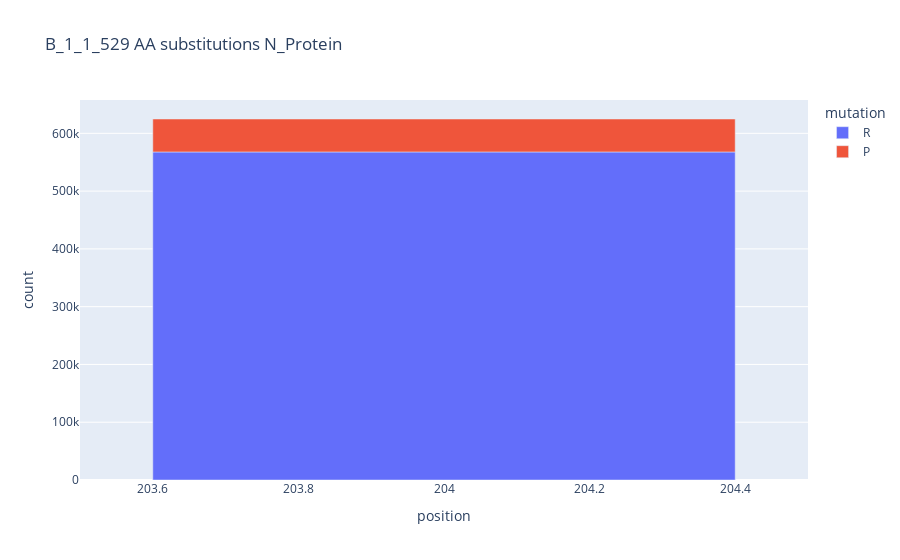
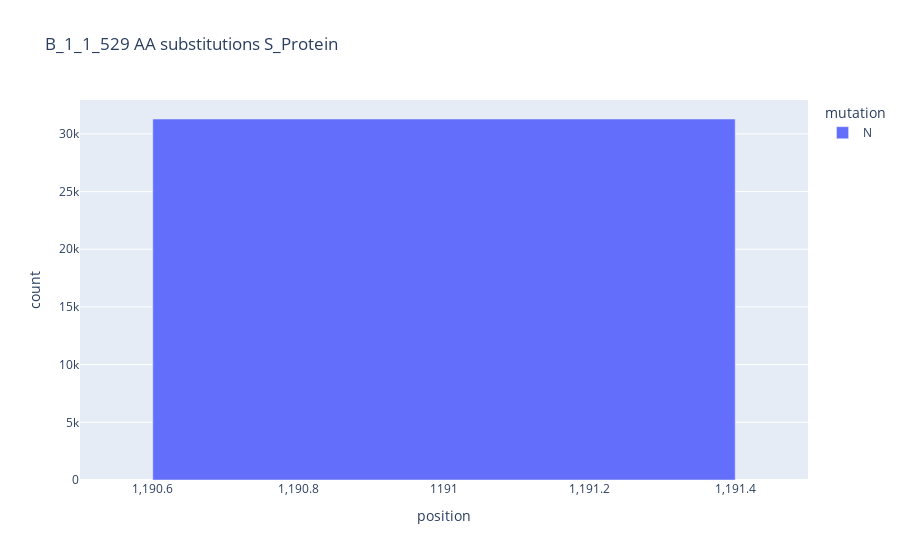

The notebook cell these images were saved under, in order:
### Code cell
voc = pd.DataFrame(lineageList["alpha"],copy=False)

# filter S un N protein data
voc_N = voc[voc["mutation"].str.contains("N:")]
voc_N = voc_N[voc_N["proportion"] < 0.95]
voc_S = voc[voc["mutation"].str.contains("S:")]
voc_S = voc_S[voc_S["proportion"] < 0.95]
    
print(voc_N)
voc_N = extractMutationData(voc_N)
# print(voc_N)

fig = plotly.express.bar(voc_N, x="position", y="count", color="mutation", title=key+" AA substitutions N_Protein")
fig.show()

extractMutationData(voc_S)
# print(voc_S)
fig = plotly.express.bar(voc_S, x="position", y="count", color="mutation", title=key+" AA substitutions S_Protein")
fig.show()

### Figure 1 — Plotly figure (JSON) as saved in the notebook; plotly's stock layout.template omitted (floating-point values rounded to 4 significant figures)
{"data": [{"alignmentgroup": "True", "hovertemplate": "mutation=R<br>position=%{x}<br>count=%{y}<extra></extra>", "legendgroup": "R", "marker": {"color": "#636efa", "pattern": {"shape": ""}}, "name": "R", "offsetgroup": "R", "orientation": "v", "showlegend": true, "textposition": "auto", "type": "bar", "x": [204], "xaxis": "x", "y": [567773], "yaxis": "y"}, {"alignmentgroup": "True", "hovertemplate": "mutation=P<br>position=%{x}<br>count=%{y}<extra></extra>", "legendgroup": "P", "marker": {"color": "#EF553B", "pattern": {"shape": ""}}, "name": "P", "offsetgroup": "P", "orientation": "v", "showlegend": true, "textposition": "auto", "type": "bar", "x": [204], "xaxis": "x", "y": [57040], "yaxis": "y"}], "layout": {"barmode": "relative", "legend": {"title": {"text": "mutation"}, "tracegroupgap": 0}, "title": {"text": "B_1_1_529 AA substitutions N_Protein"}, "xaxis": {"anchor": "y", "domain": [0, 1], "title": {"text": "position"}}, "yaxis": {"anchor": "x", "domain": [0, 1], "title": {"text": "count"}}}}

### Figure 2 — Plotly figure (JSON) as saved in the notebook; plotly's stock layout.template omitted (floating-point values rounded to 4 significant figures)
{"data": [{"alignmentgroup": "True", "hovertemplate": "mutation=N<br>position=%{x}<br>count=%{y}<extra></extra>", "legendgroup": "N", "marker": {"color": "#636efa", "pattern": {"shape": ""}}, "name": "N", "offsetgroup": "N", "orientation": "v", "showlegend": true, "textposition": "auto", "type": "bar", "x": [1191], "xaxis": "x", "y": [31294], "yaxis": "y"}], "layout": {"barmode": "relative", "legend": {"title": {"text": "mutation"}, "tracegroupgap": 0}, "title": {"text": "B_1_1_529 AA substitutions S_Protein"}, "xaxis": {"anchor": "y", "domain": [0, 1], "title": {"text": "position"}}, "yaxis": {"anchor": "x", "domain": [0, 1], "title": {"text": "count"}}}}
